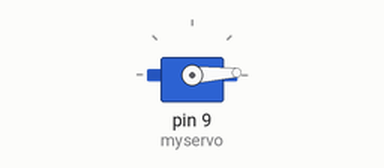
Simulated run of this sketch. Board: Arduino Uno, built with avr-gcc and run on an emulated ATmega328P. Shown: servo.

Above: at 0.05 s.
At 1.3 s:
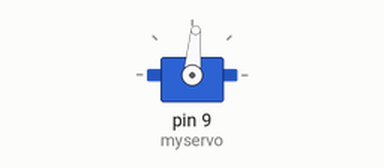
At 2.6 s:
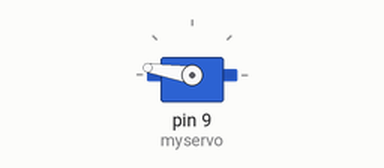
At 5.2 s:
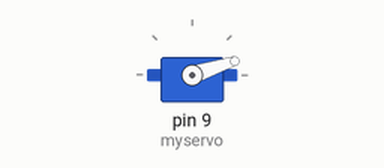
Timing chart, 0 to 7.1 s (numbered marks = the images above):
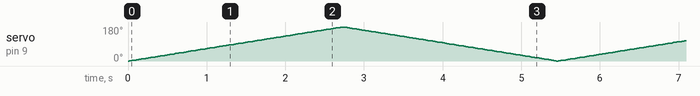

The sketch:

servo.ino
```cpp
#include <Servo.h>
#define SERVOPIN 9

Servo myservo;

int pos = 0; //servo position

void setup() {
  myservo.attach(9);
}

void loop() {
  for (pos = 0; pos <= 180; pos += 1) {
    myservo.write(pos);
    delay(15);
  }
  for (pos = 180; pos >= 0; pos -= 1) {
    myservo.write(pos);
    delay(15);
  }
}
```
